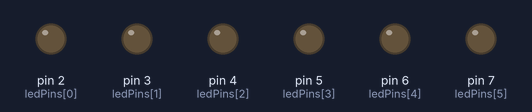
Recording of a sketch running on a simulated Arduino Uno, built with avr-gcc and run on an emulated ATmega328P. On the bench: output pins drawn as LEDs (lit = HIGH).

Above: at 0.04 s.
At 0.16 s:
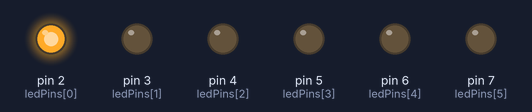
At 0.31 s:
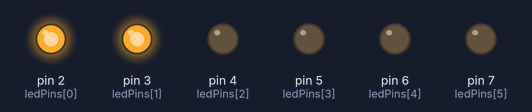
At 1.21 s:
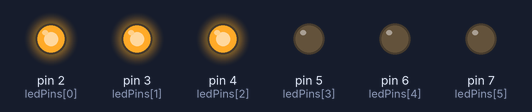
At 1.8 s:
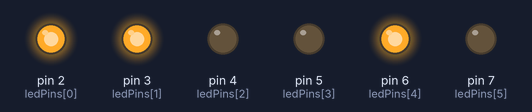
At 2.86 s:
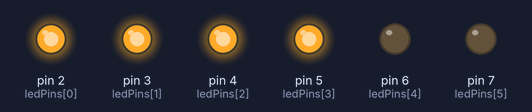
Timing chart, 0 to 3.2 s (numbered marks = the images above):
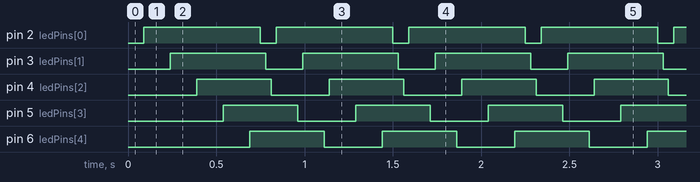

The sketch:

sketch_may06a.ino
```cpp
const int nbrleds = 6;
const int ledPins[] = {2,3,4,5,6,7};
const int wait = 30;
void setup()
{
  for(int led = 0;led < nbrleds;led++)
  {
    pinMode(ledPins[led],OUTPUT);
  }
}

void loop()
{
  for(int led = 0;led <nbrleds-1;led++)
  {
    digitalWrite(ledPins[led],LOW);
    delay(wait);
    digitalWrite(ledPins[led + 1],LOW);
    delay(wait);
    digitalWrite(ledPins[led + 2],LOW);
    delay(wait);
    digitalWrite(ledPins[led],HIGH);
    delay(wait*2);
  }
  /*
  for(int led = nbrleds-1;led >0 ;led--)
  {
    digitalWrite(ledPins[led],LOW);
    delay(wait);
    digitalWrite(ledPins[led - 1],LOW);
    delay(wait);
    digitalWrite(ledPins[led - 2],LOW);
    delay(wait);
    digitalWrite(ledPins[led],HIGH);
    delay(wait*2);
  }*/
}
```

Measured:
- by itself, pin 2 (ledPins[0]): alternates HIGH for 0.66 s and LOW for 0.09 s
- by itself, pin 3 (ledPins[1]): alternates HIGH for 0.54 s and LOW for 0.21 s
- by itself, pin 4 (ledPins[2]), pin 5 (ledPins[3]), pin 6 (ledPins[4]): alternates HIGH for 0.42 s and LOW for 0.33 s
